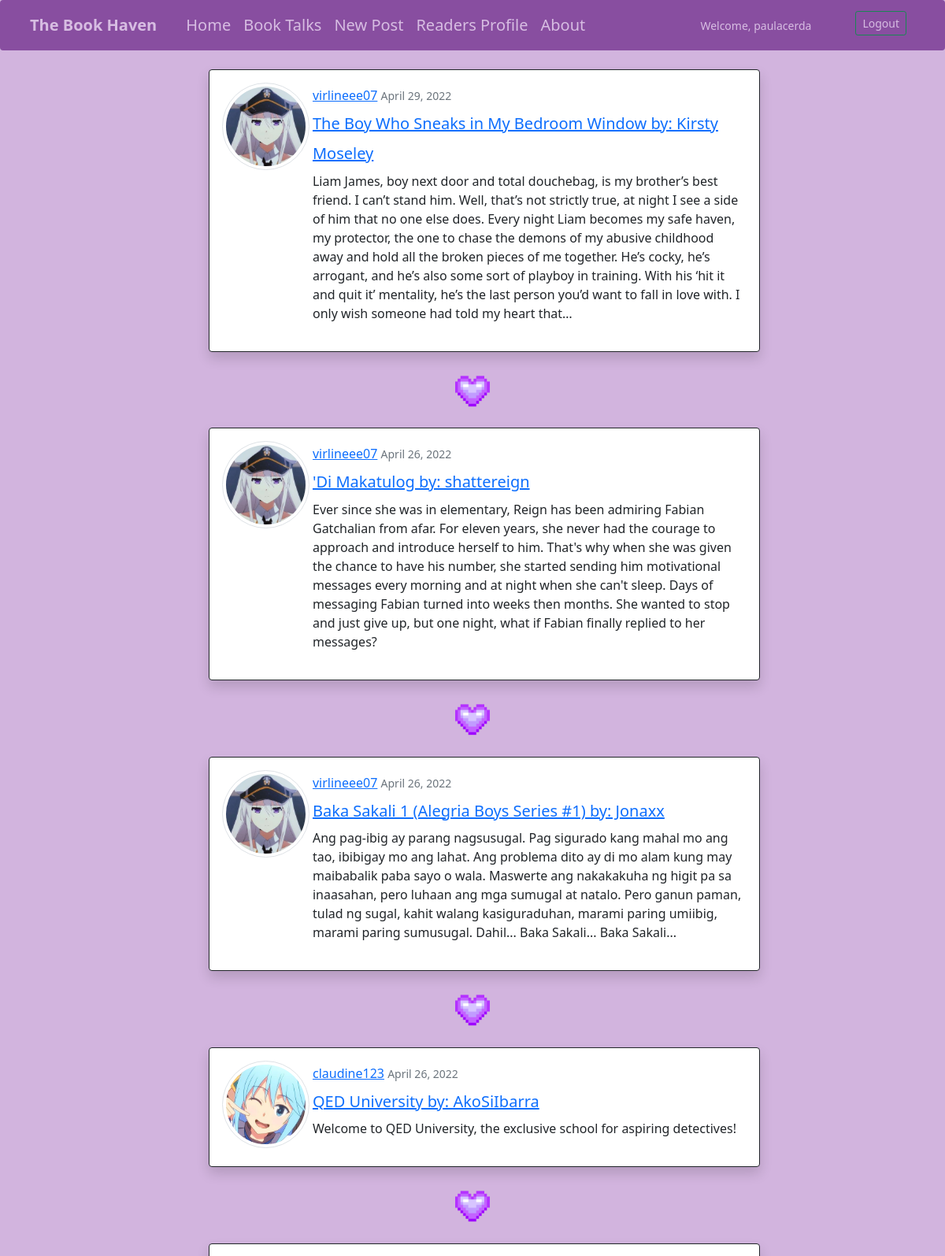
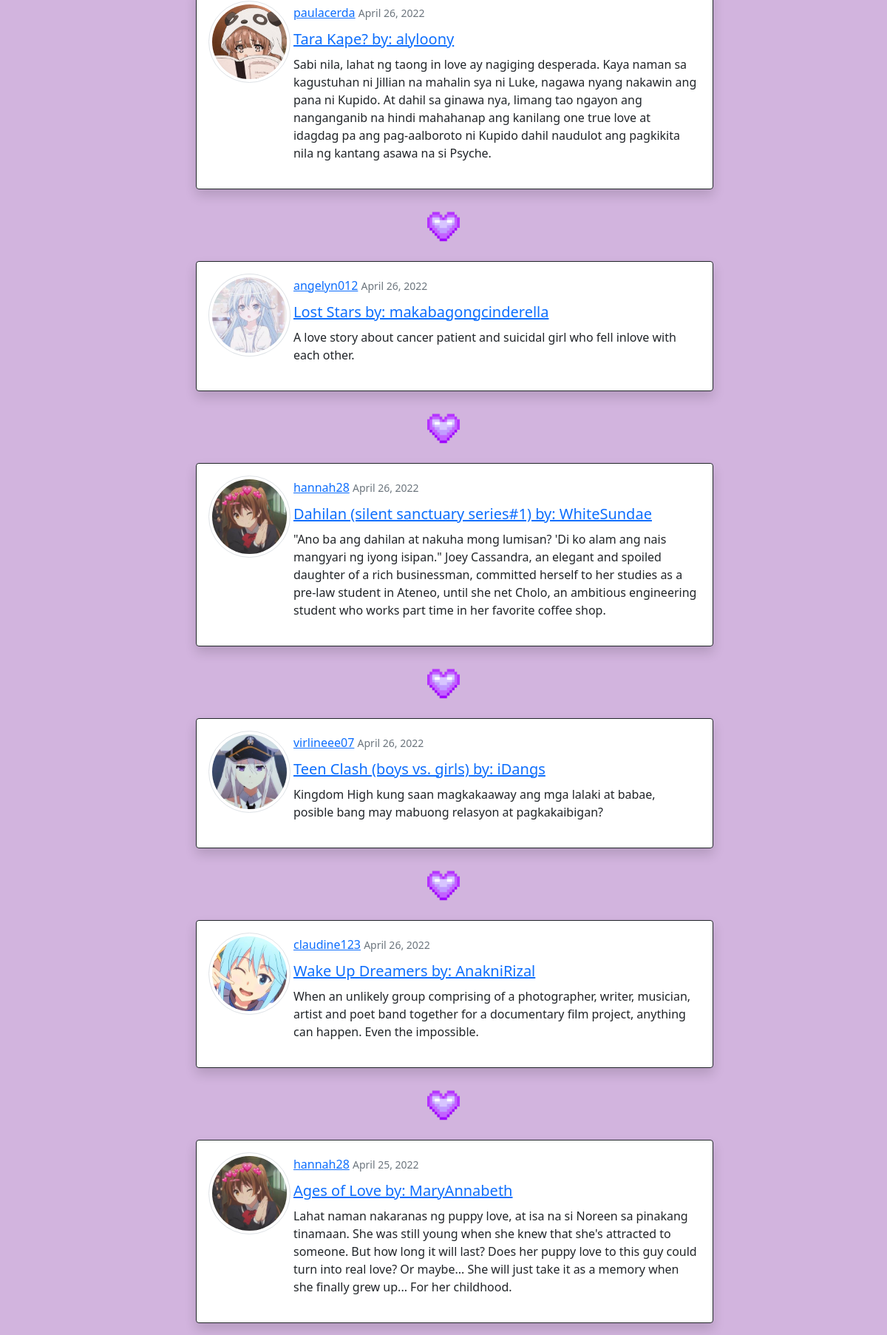
Page /post/ (signed in, upper part) on the committed database (2 pictures, top to bottom).
### book/models.py (models this page shows, shortened)
class Post(models.Model):
    title = models.CharField(max_length=100)
    content = models.TextField()
    date_posted = models.DateTimeField(default=timezone.now)
    author = models.ForeignKey(User, on_delete=models.CASCADE)

### users/models.py (models this page shows, shortened)
class Profile(models.Model):
    user = models.OneToOneField(User, on_delete=models.CASCADE)
    image = models.ImageField(default='default.jpg', upload_to='profile_pics')

### book/views.py (the view)
# urls.py: path('', book_post, name="book"),
@login_required
def book_post(request):
    context = {
        "title": "Book Talk",
        'posts': Post.objects.all().order_by('-date_posted')
    }
    return render(request, 'book/book_post.html', context)

### book/templates/book/book_post.html
{% extends 'dashboard/base.html' %}
{% block content %}
    {% for post in posts %}
    <body style="background-color:#D2B4DE;">
    <div class="card mb-3 p-3 mt-4 border-dark shadow" style="margin-left: 5.9cm; max-width: 700px;">
      <div class="row g-0">
        <div class="col-md-2">
          <img src="{{ post.author.profile.image.url }}" class="rounded-circle account-img img-thumbnail" >
        </div>
        <div class="col-md-10 p-1">
          <div class="media-body">
            <a class="mr-1" href="#">{{ post.author }}</a>
            <small class="text-muted ">{{ post.date_posted|date:"F d, Y" }}</small>
          </div>
          <h2><a class="article-title fs-5" href="{% url 'book:post-detail' post.id %}">{{ post.title }}</a></h2>
          <p class="article-content">{{ post.content }}</p>
        </div>
      </div>
    </div>
    <div>
      <img src="\media\heart.gif" style="width:1.5cm; height:1.5cm; margin-left:14cm; margin-bottom:-0.1cm; margin-top:0.1cm">
    </div>
  </body>
    {% endfor %}
{% endblock content %}

### dashboard/templates/dashboard/base.html (shortened to what this page needs)
<!doctype html>
<html lang="en">
  <head>
    <link href="https://cdn.jsdelivr.net/npm/bootstrap@5.1.3/dist/css/bootstrap.min.css" rel="stylesheet">
  </head>
  <body>
    <nav class="btn navbar navbar-expand-lg navbar-light" style="background-color:#884EA0" >
      <div class="container-fluid ">
        <a class="btn fw-bold navbar-brand fs-5" href="" style="color: #D7BDE2;">The Book Haven</a>
        <div class="collapse navbar-collapse" id="navbarNav">
          <ul class="navbar-nav">
            <li class="nav-item">
              <a class="nav-link active fs-5" aria-current="page" href="{% url 'home' %}" style="color: #D7BDE2;">Home</a>
            </li>
            <li class="nav-item">
              <a class="nav-link fs-5" href="{% url 'book:book-post' %}" style="color: #D7BDE2;">Book Talks</a>
            </li>
            <li class="nav-item ">
              <a class="nav-link fs-5" href="{% url 'book:post-create' %}" style="color: #D7BDE2;">New Post</a>
            </li>
            <li class="nav-item">
              <a class="nav-link fs-5" href="{% url 'profile' %}" style="color: #D7BDE2;">Readers Profile</a>
            </li>
            <li class="nav-item">
              <a class="nav-link fs-5" href="{% url 'about' %}" style="color: #D7BDE2;">About</a>
            </li>
          </ul>
        </div>
        <div class="d-grid gap-2 d-md-flex justify-content-md-end" id="navbarNav">
          <ul class="navbar-nav">
            <li class="nav-item">
              <a class="nav-link btn-sm me-md-5" href="" style="color: #D7BDE2;">Welcome, {{user.username}}</a>
            </li>
          <li class="nav-item">
            <a class="btn btn-outline-success btn-sm me-md-4"type="button" href="{% url 'logout' %}" style="color: #D7BDE2;">Logout</a>
          </li>
          </ul>
        </div>
      </div>
    </nav>
    <div class="container ">
       <div class="row">
         <div class="col-md-10">
         {% block content %}{% endblock content %}
    </div>
  </body>
</html>

### rows in the picture
Post: author.profile.image (picture), author "virlineee07", date_posted "April 29, 2022", title "The Boy Who Sneaks in My Bedroom Window by: Kirsty Moseley", content "Liam James, boy next door and total douchebag, is my brother’s best friend. I can’t stand him. Well, that’s not strictly true, at night I see a side of him that no one else does. Every night Liam becomes my safe haven, my protector, the one to chase the demons of my abusive childhood away and hold all the broken pieces of me together. He’s cocky, he’s arrogant, and he’s also some sort of playboy in training. With his ‘hit it and quit it’ mentality, he’s the last person you’d want to fall in love with. I only wish someone had told my heart that…"
Post: author.profile.image (picture), author "virlineee07", date_posted "April 26, 2022", title "'Di Makatulog by: shattereign", content "Ever since she was in elementary, Reign has been admiring Fabian Gatchalian from afar. For eleven years, she never had the courage to approach and introduce herself to him. That's why when she was given the chance to have his number, she started sending him motivational messages every morning and at night when she can't sleep. Days of messaging Fabian turned into weeks then months. She wanted to stop and just give up, but one night, what if Fabian finally replied to her messages?"
Post: author.profile.image (picture), author "virlineee07", date_posted "April 26, 2022", title "Baka Sakali 1 (Alegria Boys Series #1) by: Jonaxx", content "Ang pag-ibig ay parang nagsusugal. Pag sigurado kang mahal mo ang tao, ibibigay mo ang lahat. Ang problema dito ay di mo alam kung may maibabalik paba sayo o wala. Maswerte ang nakakakuha ng higit pa sa inaasahan, pero luhaan ang mga sumugal at natalo. Pero ganun paman, tulad ng sugal, kahit walang kasiguraduhan, marami paring umiibig, marami paring sumusugal. Dahil... Baka Sakali... Baka Sakali..."
Post: author.profile.image (picture), author "claudine123", date_posted "April 26, 2022", title "QED University by: AkoSiIbarra", content "Welcome to QED University, the exclusive school for aspiring detectives!"
Post: author.profile.image (picture), author "paulacerda", date_posted "April 26, 2022", title "Tara Kape? by: alyloony", content "Sabi nila, lahat ng taong in love ay nagiging desperada. Kaya naman sa kagustuhan ni Jillian na mahalin sya ni Luke, nagawa nyang nakawin ang pana ni Kupido. At dahil sa ginawa nya, limang tao ngayon ang nanganganib na hindi mahahanap ang kanilang one true love at idagdag pa ang pag-aalboroto ni Kupido dahil naudulot ang pagkikita nila ng kantang asawa na si Psyche."
Post: author.profile.image (picture), author "angelyn012", date_posted "April 26, 2022", title "Lost Stars by: makabagongcinderella", content "A love story about cancer patient and suicidal girl who fell inlove with each other."
Post: author.profile.image (picture), author "hannah28", date_posted "April 26, 2022", title "Dahilan (silent sanctuary series#1) by: WhiteSundae", content "\"Ano ba ang dahilan at nakuha mong lumisan? 'Di ko alam ang nais mangyari ng iyong isipan.\" Joey Cassandra, an elegant and spoiled daughter of a rich businessman, committed herself to her studies as a pre-law student in Ateneo, until she net Cholo, an ambitious engineering student who works part time in her favorite coffee shop."
Post: author.profile.image (picture), author "virlineee07", date_posted "April 26, 2022", title "Teen Clash (boys vs. girls) by: iDangs", content "Kingdom High kung saan magkakaaway ang mga lalaki at babae, posible bang may mabuong relasyon at pagkakaibigan?"
Post: author.profile.image (picture), author "claudine123", date_posted "April 26, 2022", title "Wake Up Dreamers by: AnakniRizal", content "When an unlikely group comprising of a photographer, writer, musician, artist and poet band together for a documentary film project, anything can happen. Even the impossible."
Post: author.profile.image (picture), author "hannah28", date_posted "April 25, 2022", title "Ages of Love by: MaryAnnabeth", content "Lahat naman nakaranas ng puppy love, at isa na si Noreen sa pinakang tinamaan. She was still young when she knew that she's attracted to someone. But how long it will last? Does her puppy love to this guy could turn into real love? Or maybe... She will just take it as a memory when she finally grew up... For her childhood."

### other values in the picture
{{ user.username }} "paulacerda"
